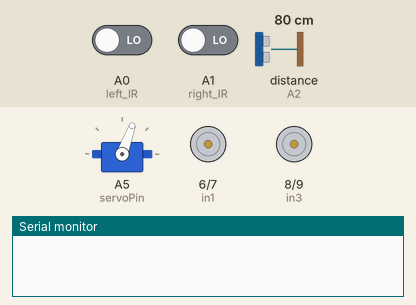
Bench run of a sketch on a simulated Arduino Uno, built with avr-gcc and run on an emulated ATmega328P. Parts: servo, motor-driver pin pairs drawn as motors (green arrow = first pin HIGH = forward, orange = second pin HIGH = backward, longer = more drive, scaled by the enable pin), the last lines printed to the serial monitor. Wiring (inferred from the names in the program): ultrasonic range finder: trigger A3; echo A2. The test bench sets the inputs (shaded band); at power-on: distance to the obstacle (sensor on A2) 80 cm, A0 (left_IR) LOW, A1 (right_IR) LOW. The echo pulse lasts 58.3 µs per cm.

Above: at 2.8 s.
2.9 s: distance to the obstacle (sensor on A2) set to 17 cm
4.4 s: distance to the obstacle (sensor on A2) set to 14 cm
At 5.4 s:
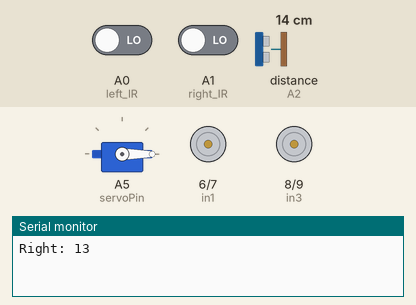
At 6.9 s:
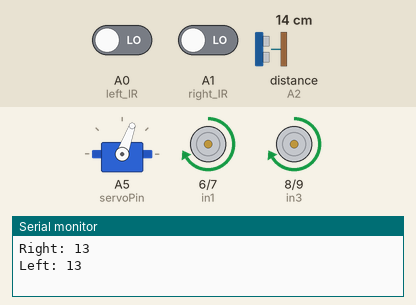
Timing chart, 0 to 13.4 s (numbered marks = the images above; inputs shaded):
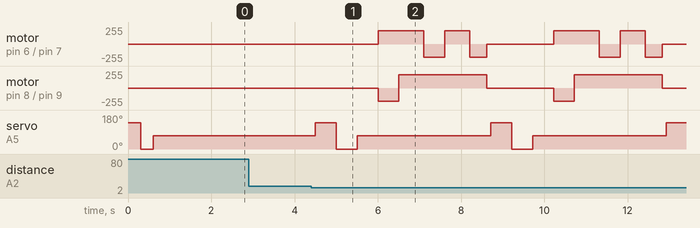

Measured:
- the behaviour switches between 16 and 15 cm on distance to the obstacle (sensor on A2) (found by bisection; images 0 and 1)
- after the input at 2.9 s, every drawn part: stays the same

The sketch:

pinux_esp32.ino
```cpp
#include <Servo.h>

// --- Pin Definitions ---
// Motor Driver L298 Control Pins (Pins 5 to 10) [cite: 7, 42, 43]
#define enA 5
#define in1 6
#define in2 7
#define in3 8
#define in4 9
#define enB 10

// IR Sensors for Line Following [cite: 9, 10, 43, 44]
#define left_IR A0
#define right_IR A1

// Ultrasonic Sensor (HC-SR04) [cite: 11, 12, 44]
#define echoPin A2  // Referred to as "enable pin" in transcript
#define trigPin A3

// Servo Motor [cite: 13, 44]
#define servoPin A5

Servo myServo;

// --- Variables ---
int setpoint = 15; // Stop threshold in cm [cite: 15, 44]
long duration;
int distance_front, distance_left, distance_right;

void setup() {
  Serial.begin(9600); // Initialize Serial Monitor [cite: 17, 45]

  // Initialize Input Pins [cite: 18, 45]
  pinMode(left_IR, INPUT);
  pinMode(right_IR, INPUT);
  pinMode(echoPin, INPUT);

  // Initialize Output Pins [cite: 19, 45, 46, 47]
  pinMode(trigPin, OUTPUT);
  pinMode(enA, OUTPUT);
  pinMode(in1, OUTPUT);
  pinMode(in2, OUTPUT);
  pinMode(in3, OUTPUT);
  pinMode(in4, OUTPUT);
  pinMode(enB, OUTPUT);

  // Set motor speed to a controlled duty cycle (200 out of 255) [cite: 20, 47, 48]
  analogWrite(enA, 200);
  analogWrite(enB, 200);

  // Servo setup and initial sweep [cite: 21, 48]
  myServo.attach(servoPin);
  myServo.write(140);
  delay(300);
  myServo.write(0);
  delay(300);
  myServo.write(70); // Center position [cite: 30, 59]
  delay(500);

  // Take initial distance reading [cite: 21, 49]
  distance_front = ultra_read();
  delay(500); // Delay before main loop begins [cite: 22, 50]
}

void loop() {
  distance_front = ultra_read(); // Continuously read front distance [cite: 50]

  int left_sensor = digitalRead(left_IR);
  int right_sensor = digitalRead(right_IR);

  // Obstacle detection [cite: 16, 44, 45]
  if (distance_front < setpoint) {
    check_side(); // Stop and scan surroundings [cite: 27, 50, 51]
  }
  // Line following logic [cite: 24, 25, 51, 52, 53]
  else {
    if (left_sensor == 1 && right_sensor == 1) { // 1 generally means white surface/no line
      forward();
    } else if (left_sensor == 0 && right_sensor == 1) { // 0 means black line detected
      turn_left();
    } else if (left_sensor == 1 && right_sensor == 0) {
      turn_right();
    } else {
      stop();
    }
  }

  delay(10); // 10-millisecond delay for continuous loop [cite: 23, 53]
}

// --- Custom Functions ---

// Transmit pulse and calculate distance in cm [cite: 26, 53, 54]
int ultra_read() {
  digitalWrite(trigPin, LOW);
  delayMicroseconds(2);
  digitalWrite(trigPin, HIGH);
  delayMicroseconds(10);
  digitalWrite(trigPin, LOW);
  duration = pulseIn(echoPin, HIGH);
  return duration * 0.034 / 2;
}

// Stop and scan left/right sides for obstacle avoidance [cite: 27, 57]
void check_side() {
  stop();
  delay(100);

  myServo.write(140); // Check right side [cite: 28, 57]
  delay(500);
  distance_right = ultra_read();
  Serial.print("Right: ");
  Serial.println(distance_right);

  myServo.write(0); // Check left side [cite: 29, 58, 59]
  delay(500);
  distance_left = ultra_read();
  Serial.print("Left: ");
  Serial.println(distance_left);

  myServo.write(70); // Return to center [cite: 30, 59]
  delay(500);
  compare_distance(); // Determine best path [cite: 30, 59]
}

// Execute bypass sequence based on clearance [cite: 31]
void compare_distance() {
  if (distance_left > distance_right) {
    // Left side has more clearance [cite: 32, 54, 55, 56]
    turn_left();
    delay(500);
    forward();
    delay(600);
    turn_right();
    delay(500);
    forward();
    delay(600);
    turn_right();
    delay(400);
  } else {
    // Right side has more clearance [cite: 33, 56, 57]
    turn_right();
    delay(500);
    forward();
    delay(600);
    turn_left();
    delay(500);
    forward();
    delay(600);
    turn_left();
    delay(400);
  }
}

// --- Motor Movement Functions ---

// Move Forward: clockwise HIGH, anti-clockwise LOW [cite: 34, 59, 60]
void forward() {
  digitalWrite(in1, HIGH);
  digitalWrite(in2, LOW);
  digitalWrite(in3, HIGH);
  digitalWrite(in4, LOW);
}

// Move Backward: anti-clockwise HIGH, clockwise LOW [cite: 35, 60]
void backward() {
  digitalWrite(in1, LOW);
  digitalWrite(in2, HIGH);
  digitalWrite(in3, LOW);
  digitalWrite(in4, HIGH);
}

// Turn Right: Left motor clockwise, Right motor anti-clockwise [cite: 36, 60]
void turn_right() {
  digitalWrite(in1, HIGH);
  digitalWrite(in2, LOW);
  digitalWrite(in3, LOW);
  digitalWrite(in4, HIGH);
}

// Turn Left: Left motor anti-clockwise, Right motor clockwise [cite: 37, 60, 61, 62]
void turn_left() {
  digitalWrite(in1, LOW);
  digitalWrite(in2, HIGH);
  digitalWrite(in3, HIGH);
  digitalWrite(in4, LOW);
}

// Stop: All directional motor pins to LOW [cite: 38, 62]
void stop() {
  digitalWrite(in1, LOW);
  digitalWrite(in2, LOW);
  digitalWrite(in3, LOW);
  digitalWrite(in4, LOW);
}
```
